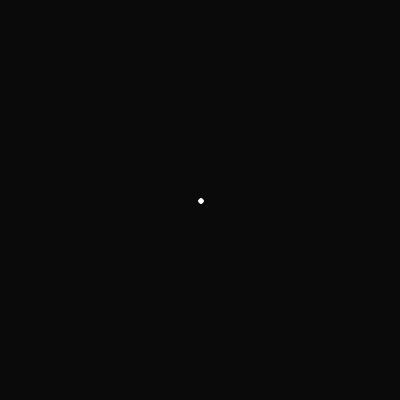
Frame 1 (no input)
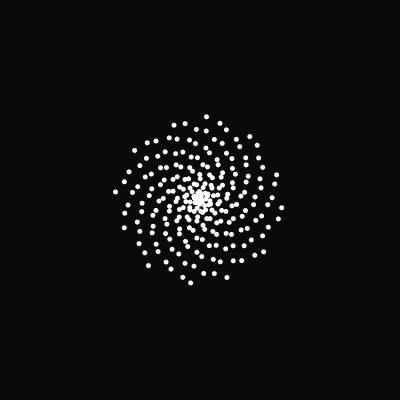
Frame 60 (the mouse pressed at the canvas centre just before this capture)
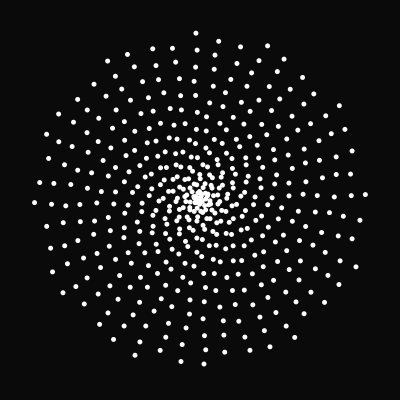
Frame 120 (the mouse held since frame 60 and released just before this capture)

The Processing sketch that drew these frames (run headless with seeded random() and noise(); from frame 60 on, the mouse is pressed at the canvas centre):

// Processing sketch: sketch_021_Translate
// ── sketch_021_Translate.pde
float r;

void setup() {
  size(400, 400);
  background(10);
  smooth();
  noStroke();
  fill(255);
}

void draw() {

  /* "translate" does the centering trick,
   translating the relative position */
  translate(width/2, height/2);

  // "rotate" does the rotating trick
  rotate(r);

  ellipse(1+r, 1+r, 5, 5);
  ellipse(1-r, 1+r, 5, 5);
  ellipse(1-r, 1-r, 5, 5);
  ellipse(1+r, 1-r, 5, 5);

  //Change the constant to change the pattern
  r=r+1;

  //A limiter and a color switch
  if (r>width/3) {
    r=-r;
    fill(random(255), random(255), random(255));
    background(random(100), random(100), random(100));
  }

  // We can save a JPEG pressing "s" or "S"
  if (keyPressed) {
    if (key == 's' || key == 'S') {
      save("spirals.jpg");
    }
  }
}
